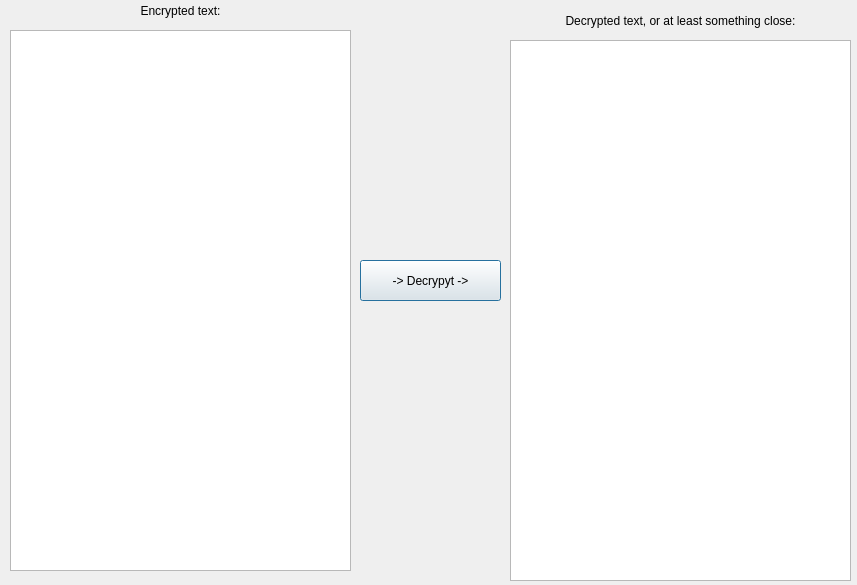
<?xml version="1.0" encoding="UTF-8"?>
<ui version="4.0">
 <class>mainwindow</class>
 <widget class="QDialog" name="mainwindow">
  <property name="geometry">
   <rect>
    <x>0</x>
    <y>0</y>
    <width>857</width>
    <height>585</height>
   </rect>
  </property>
  <property name="windowTitle">
   <string>Deciphy 2000</string>
  </property>
  <widget class="QTextEdit" name="editEncryptedText">
   <property name="geometry">
    <rect>
     <x>10</x>
     <y>30</y>
     <width>341</width>
     <height>541</height>
    </rect>
   </property>
   <property name="html">
    <string>&lt;!DOCTYPE HTML PUBLIC &quot;-//W3C//DTD HTML 4.0//EN&quot; &quot;http://www.w3.org/TR/REC-html40/strict.dtd&quot;&gt;
&lt;html&gt;&lt;head&gt;&lt;meta name=&quot;qrichtext&quot; content=&quot;1&quot; /&gt;&lt;style type=&quot;text/css&quot;&gt;
p, li { white-space: pre-wrap; }
&lt;/style&gt;&lt;/head&gt;&lt;body style=&quot; font-family:'MS Shell Dlg 2'; font-size:8.25pt; font-weight:400; font-style:normal;&quot;&gt;
&lt;p style=&quot;-qt-paragraph-type:empty; margin-top:0px; margin-bottom:0px; margin-left:0px; margin-right:0px; -qt-block-indent:0; text-indent:0px;&quot;&gt;&lt;br /&gt;&lt;/p&gt;&lt;/body&gt;&lt;/html&gt;</string>
   </property>
  </widget>
  <widget class="QLabel" name="labelEncryptedText">
   <property name="geometry">
    <rect>
     <x>10</x>
     <y>0</y>
     <width>341</width>
     <height>21</height>
    </rect>
   </property>
   <property name="text">
    <string>Encrypted text:</string>
   </property>
   <property name="alignment">
    <set>Qt::AlignCenter</set>
   </property>
  </widget>
  <widget class="QLabel" name="labelDecryptedText">
   <property name="geometry">
    <rect>
     <x>510</x>
     <y>10</y>
     <width>341</width>
     <height>21</height>
    </rect>
   </property>
   <property name="text">
    <string>Decrypted text, or at least something close:</string>
   </property>
   <property name="alignment">
    <set>Qt::AlignCenter</set>
   </property>
  </widget>
  <widget class="QTextEdit" name="editDecryptedText">
   <property name="geometry">
    <rect>
     <x>510</x>
     <y>40</y>
     <width>341</width>
     <height>541</height>
    </rect>
   </property>
  </widget>
  <widget class="QPushButton" name="buttonDecrypt">
   <property name="geometry">
    <rect>
     <x>360</x>
     <y>260</y>
     <width>141</width>
     <height>41</height>
    </rect>
   </property>
   <property name="text">
    <string>-&gt; Decrypyt -&gt;</string>
   </property>
  </widget>
 </widget>
 <resources/>
 <connections/>
</ui>
